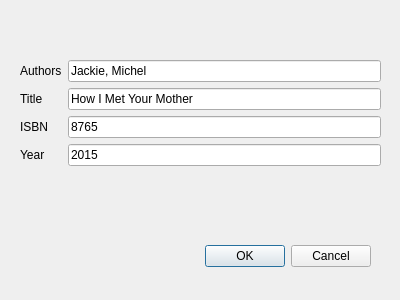
<?xml version="1.0" encoding="UTF-8"?>
<ui version="4.0">
 <class>NewBook</class>
 <widget class="QDialog" name="NewBook">
  <property name="geometry">
   <rect>
    <x>0</x>
    <y>0</y>
    <width>400</width>
    <height>300</height>
   </rect>
  </property>
  <property name="windowTitle">
   <string>Dialog</string>
  </property>
  <widget class="QDialogButtonBox" name="buttonBox">
   <property name="geometry">
    <rect>
     <x>30</x>
     <y>240</y>
     <width>341</width>
     <height>32</height>
    </rect>
   </property>
   <property name="orientation">
    <enum>Qt::Horizontal</enum>
   </property>
   <property name="standardButtons">
    <set>QDialogButtonBox::Cancel|QDialogButtonBox::Ok</set>
   </property>
  </widget>
  <widget class="QWidget" name="formLayoutWidget">
   <property name="geometry">
    <rect>
     <x>20</x>
     <y>60</y>
     <width>361</width>
     <height>171</height>
    </rect>
   </property>
   <layout class="QFormLayout" name="formLayout">
    <item row="0" column="0">
     <widget class="QLabel" name="label_author">
      <property name="text">
       <string>Authors</string>
      </property>
     </widget>
    </item>
    <item row="0" column="1">
     <widget class="QLineEdit" name="authorsEdit">
      <property name="text">
       <string>Jackie, Michel</string>
      </property>
      <property name="placeholderText">
       <string>Seperated with comma please</string>
      </property>
      <property name="clearButtonEnabled">
       <bool>false</bool>
      </property>
     </widget>
    </item>
    <item row="1" column="0">
     <widget class="QLabel" name="label_title">
      <property name="text">
       <string>Title</string>
      </property>
     </widget>
    </item>
    <item row="1" column="1">
     <widget class="QLineEdit" name="titleEdit">
      <property name="text">
       <string>How I Met Your Mother</string>
      </property>
     </widget>
    </item>
    <item row="2" column="0">
     <widget class="QLabel" name="label_isbn">
      <property name="text">
       <string>ISBN</string>
      </property>
     </widget>
    </item>
    <item row="2" column="1">
     <widget class="QLineEdit" name="ISBNEdit">
      <property name="text">
       <string>8765</string>
      </property>
     </widget>
    </item>
    <item row="3" column="0">
     <widget class="QLabel" name="label_year">
      <property name="text">
       <string>Year</string>
      </property>
     </widget>
    </item>
    <item row="3" column="1">
     <widget class="QLineEdit" name="yearEdit">
      <property name="text">
       <string>2015</string>
      </property>
     </widget>
    </item>
   </layout>
  </widget>
 </widget>
 <resources/>
 <connections>
  <connection>
   <sender>buttonBox</sender>
   <signal>accepted()</signal>
   <receiver>NewBook</receiver>
   <slot>accept()</slot>
   <hints>
    <hint type="sourcelabel">
     <x>248</x>
     <y>254</y>
    </hint>
    <hint type="destinationlabel">
     <x>157</x>
     <y>274</y>
    </hint>
   </hints>
  </connection>
  <connection>
   <sender>buttonBox</sender>
   <signal>rejected()</signal>
   <receiver>NewBook</receiver>
   <slot>reject()</slot>
   <hints>
    <hint type="sourcelabel">
     <x>316</x>
     <y>260</y>
    </hint>
    <hint type="destinationlabel">
     <x>286</x>
     <y>274</y>
    </hint>
   </hints>
  </connection>
 </connections>
</ui>
